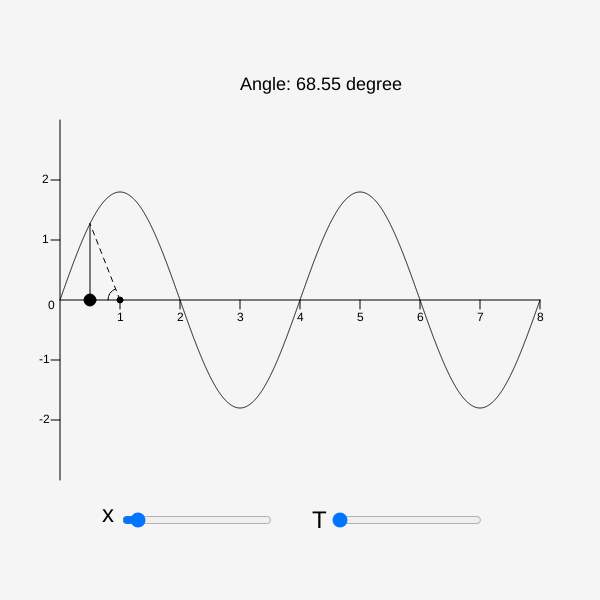
Frame 1 (no input)
Frame 60 (no input): identical to frame 1, image omitted
Frame 120 (the mouse pressed at the canvas centre since frame 60): identical to frame 1, image omitted

The p5.js sketch that drew this single still picture (run headless with seeded random() and noise() and a simulated clock; from frame 60 on, the mouse is pressed at the canvas centre):

// p5.js sketch
// ── sketch.js
const widthHeight = 600;
let xspacing;
let w;
let amplitude;
let period;
let dx;
let yvalues;
let pointX;
let pointY;
let radius;
let lineLength;
let animationPlaying = false;
let waveSpeed = 2;
let position = 0;
let xDistance;
let waveHeight;
let timeWave = 0;
let startTime;
let xSlider;
let tSlider;
let prevTSliderValue;
let delayInProgress = false;
let delayStartTime;

function setup() {
  createCanvas(widthHeight, widthHeight);
  xspacing = 0.1;
  period = width * 0.4;
  w = width * 0.8;
  amplitude = height * 0.18;
  pointY = height * 0.5;
  radius = width * 0.2;
  dx = (TWO_PI / period) * xspacing;
  yvalues = new Array(floor((w / xspacing) + 1));
  startTime = millis();
  delayStartTime = millis();

  xSlider = createSlider(1, 9, 1.5, 0.1);
  xSlider.style('width', `${width * 0.25}px`);
  xSlider.position(width * 0.20, height * 0.85);

  tSlider = createSlider(0, 3, 0, 0.1);
  tSlider.position(width * 0.55, height * 0.85);
  tSlider.style('width', `${width * 0.25}px`);

  tSlider.input(updateAnimationDuration);
  prevTSliderValue = tSlider.value();
}

function updateAnimationDuration() {
  let currentTSliderValue = tSlider.value();
  if (currentTSliderValue !== prevTSliderValue) {
    frameCount = 0;
    startTime = millis();
    delayStartTime = millis();
    delayInProgress = false;
    prevTSliderValue = currentTSliderValue;
  }
}

function delayProcess(callback, duration) {
  if (!delayInProgress) {
    delayInProgress = true;
    delayStartTime = millis();
  }
  if (millis() - delayStartTime >= duration * 1000) {
    delayInProgress = false;
    callback();
  }
}

function draw() {
  background(245);

  let duration = tSlider.value();
  let framesForDuration = duration * 60;
  if (frameCount <= framesForDuration) {
    timeWave = duration * 0.95
    animationPlaying = true;
  } else {
    delayProcess(() => {
      animationPlaying = false;
      timeWave = 0;
    }, 2);
  }

  pointX = (xSlider.value() * width * 0.1);
  lineLength = height * 0.5 + yvalues[Math.floor(((pointX) - width * 0.1) / xspacing)];
  cartesian();
  calcWave();
  beginShape();
  renderWave();
  endShape();
  pointDrag(pointX, pointY, width * 0.02);
  scaleX(width, height);
}

function calculateAngle(l1Startx, l1Starty, l1Endx, l1Endy, l2Startx, l2Starty, l2Endx, l2Endy) {

  let line1Start = createVector(l1Startx, l1Starty);
  let line1End = createVector(l1Endx, l1Endy);
  let line2Start = createVector(l2Startx, l2Starty);
  let line2End = createVector(l2Endx, l2Endy);

  let line1Dir = p5.Vector.sub(line1End, line1Start);
  let line2Dir = p5.Vector.sub(line2End, line2Start);

  let angleBetweenLines = line1Dir.angleBetween(line2Dir);

  angleBetweenLines = degrees(angleBetweenLines);

  if (angleBetweenLines < 0) angleBetweenLines = 180 + abs(angleBetweenLines)
  textSize(width * 0.03)
  text(`Angle: ${angleBetweenLines.toFixed(2)} degree`, width * 0.4, height * 0.15)


  return abs(degrees(line1Dir.angleBetween(line2Dir)))
}


function setLineDash(list) {
  drawingContext.setLineDash(list);
}

function pointDrag(x, y, r) {
  fill(0);
  circle(x, y, r);

  let waveIndex = Math.floor((x - width * 0.1) / xspacing);
  let currentY = height * 0.5 + yvalues[waveIndex];

  line(x, y, x, currentY);

  if (!animationPlaying) {
    let xCenter = width * 0.2
    let arcRotate = (2 * PI) / 2
    let scle = 1

    if (yvalues[waveIndex] <= 0) {
      arcRotate = (2 * PI) / 2;
      scle = 1;
      if (60 <= pointX && pointX <= 180) {
        xCenter = width * 0.2;
      } else if (300 <= pointX && pointX <= 420) {
        xCenter = width * 0.6;
      }
    }

    if (yvalues[waveIndex] > 0) {
      arcRotate = 0
      scle = -1
      if (180 < pointX && pointX <= 300) {
        xCenter = width * 0.4
      } else if (420 <= pointX && pointX <= 540) {
        xCenter = width * 0.8
      }
    }

    if ((yvalues[waveIndex]) === 3.797252216812167e-12) {
      arcRotate = (2 * PI) / 2;
      xCenter = width * 0.6
      scle = -1
    }

    if ((yvalues[waveIndex]) === -9.778882997244264e-11) {
      arcRotate = 0
      xCenter = width * 0.8
      scle = -1
    }
    circle(xCenter, height * 0.5, r * 0.5)

    push();
    setLineDash([5, 5]);
    line(xCenter, height * 0.5, x, currentY);
    pop();

    const angle = calculateAngle(width * 0.1, height * 0.5, xCenter, height * 0.5, x, currentY, xCenter, height * 0.5)

    push()
    noFill();
    let startAngle = 0;
    let stopAngle = radians(angle);
    translate(xCenter, height * 0.5);
    rotate(arcRotate)
    scale(scle, 1)
    arc(0, 0, r * 2, r * 2, startAngle, stopAngle);
    pop()
  }
}




function scaleX(x, y) {
  // X axis scale lines 
  line(x * 0.2, y * 0.5, x * 0.2, y * 0.515)
  line(x * 0.3, y * 0.5, x * 0.3, y * 0.515)
  line(x * 0.4, y * 0.5, x * 0.4, y * 0.515)
  line(x * 0.5, y * 0.5, x * 0.5, y * 0.515)
  line(x * 0.6, y * 0.5, x * 0.6, y * 0.515)
  line(x * 0.7, y * 0.5, x * 0.7, y * 0.515)
  line(x * 0.8, y * 0.5, x * 0.8, y * 0.515)
  line(x * 0.9, y * 0.5, x * 0.9, y * 0.515)

  // Y axis scale lines 
  line(x * 0.085, y * 0.4, x * 0.1, y * 0.4)
  line(x * 0.085, y * 0.3, x * 0.1, y * 0.3)
  line(x * 0.085, y * 0.6, x * 0.1, y * 0.6)
  line(x * 0.085, y * 0.7, x * 0.1, y * 0.7)
  textSize(x * 0.02);
  fill(0);

  // X Cordinates values
  text("0", x * 0.08, y * 0.515)
  text("1", x * 0.195, y * 0.535)
  text("2", x * 0.295, y * 0.535)
  text("3", x * 0.395, y * 0.535)
  text("4", x * 0.495, y * 0.535)
  text("5", x * 0.595, y * 0.535)
  text("6", x * 0.695, y * 0.535)
  text("7", x * 0.795, y * 0.535)
  text("8", x * 0.895, y * 0.535)

  // X Cordinates values
  text("2", x * 0.07, y * 0.305)
  text("1", x * 0.07, y * 0.405)
  text("-1", x * 0.065, y * 0.605)
  text("-2", x * 0.065, y * 0.705)

  textSize(x * 0.04)
  text("x", x * 0.17, y * 0.87)
  text("T", x * 0.52, y * 0.88)

}

function cartesian() {
  strokeWeight(1);
  line(width * 0.1, height * 0.2, width * 0.1, height * 0.8);
  line(width * 0.1, height * 0.5, width * 0.9, height * 0.5);
}

function calcWave() {
  let x = timeWave * waveSpeed;
  for (let i = 0; i < yvalues.length; i++) {
    yvalues[i] = sin(x) * amplitude;
    x -= dx;
  }
}

function renderWave() {
  noFill();
  for (let x = 0; x < yvalues.length; x++) {
    let xCoordinate = x * xspacing + width * 0.1;
    let yCoordinate = height / 2 + yvalues[x];
    curveVertex(xCoordinate, yCoordinate);
    xAngle = xCoordinate
  }
}
// ── style.css
html,
body {
  margin: 0;
  padding: 0;
}

canvas {
  display: block;
}

.button {
  padding: 0.25rem .5rem;
  font-size: 20px;
}

.button:hover {
  background: black;
  color: white;
}
